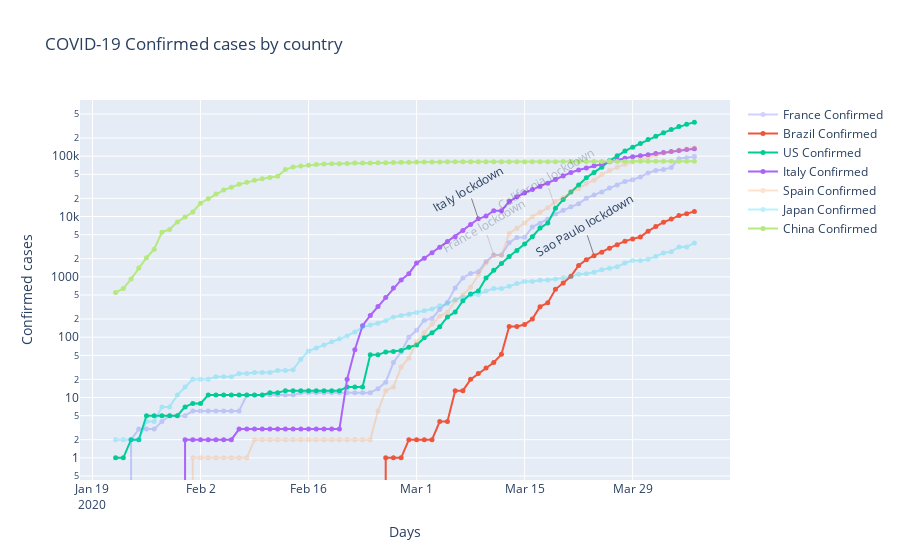

The cell this chart's notebook holds for it:
### Code cell
figcc = go.Figure(series)
figcc.update_layout(title_text='COVID-19 Confirmed cases by country')
figcc.update_xaxes(title_text='Days')
figcc.update_yaxes(title_text='Confirmed cases', type='log')
figcc.add_annotation(
        x='2020-03-24',
        y=math.log(2247,10), xref="x", yref="y",
        text="Sao Paulo lockdown", textangle = 330, showarrow=True, arrowcolor='grey')
figcc.add_annotation(
        x='2020-03-09',
        y=math.log(9172,10), xref="x", yref="y",
        text="Italy lockdown", textangle = 330, showarrow=True, arrowcolor='grey')
figcc.add_annotation(
        x='2020-03-11',
        y=math.log(2293,10), xref="x", yref="y",
        text="France lockdown", textangle = 330, showarrow=True, arrowcolor='grey', opacity=0.3)
figcc.add_annotation(
        x='2020-03-19',
        y=math.log(13677,10), xref="x", yref="y",
        text="California lockdown", textangle = 330, showarrow=True, arrowcolor='grey', opacity=0.3)
#py.iplot(figcc, file='covid-19.html', auto_open=False)
figcc.show()
